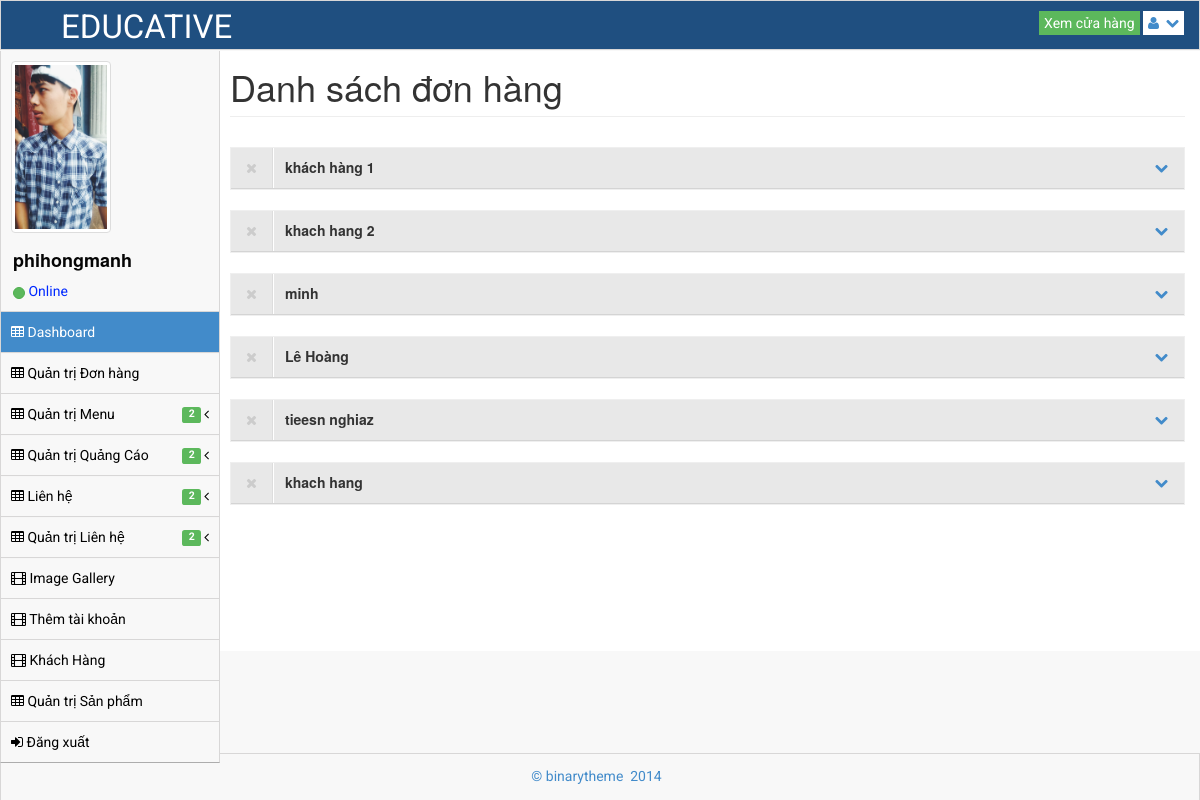
Page /admin/cart-list.php (signed in) on the committed database.
### tables this page shows
CREATE TABLE `register` (
  `iid_register` int(64) NOT NULL,
  `vuser` varchar(128) NOT NULL,
  `vpass` varchar(128) NOT NULL,
  `vname` varchar(128) NOT NULL,
  `vmail` varchar(128) NOT NULL,
  `vava` varchar(128) NOT NULL,
  `vlever` varchar(128) NOT NULL
);

CREATE TABLE `customers` (
  `serial` int(64) NOT NULL,
  `name` varchar(128) NOT NULL,
  `email` varchar(128) NOT NULL,
  `address` varchar(128) NOT NULL,
  `phone` int(64) NOT NULL
);

### admin/cart-list.php (the view, shortened to what this page needs)
<!DOCTYPE html>
<html lang="en">
<head>
    <link rel="stylesheet" href="assets/plugins/bootstrap/css/bootstrap.css"/>
    <link rel="stylesheet" href="assets/css/main.css"/>
    <link rel="stylesheet" href="assets/css/theme.css"/>
    <link rel="stylesheet" href="assets/css/MoneAdmin.css"/>
    <link rel="stylesheet" href="assets/plugins/Font-Awesome/css/font-awesome.css"/>
    <link href="assets/css/jquery-ui.css" rel="stylesheet"/>
</head>
<body class="padTop53 ">
<div id="wrap">
    <?php include('header.php') ?>
    <?php include('sidebar.php') ?>
    <div id="content">
        <div class="inner">
            <div class="row">
                <div class="col-lg-12">
                    <h1 class="page-header">Danh sách đơn hàng</h1>
                </div>
            </div>
            <?php
            include('../host.php');
            mysqli_set_charset($connect, "utf8");
            $sql_td2 = mysqli_query($connect, "SELECT * FROM customers");
            $stt=0;
            while ($row2 = mysqli_fetch_array($sql_td2)) {
                $stt++;
                echo '<div class="row">
                <div class="col-lg-12">
                    <div class="box dark">
                        <header>
                            <div class="icons"><a href="delete_cart.php?serial='.$row2['serial'].'" name="delete_cart"><i class="icon-remove"></i></a></div>
                            <h5>'. $row2['name'] .'</h5>
                            <div class="toolbar">
                                <ul class="nav">
                                    <li>
                                        <a class="accordion-toggle minimize-box collapsed" data-toggle="collapse" href="#div-'.$stt.'">
                                            <i class="icon-chevron-down"></i>
                                        </a>
                                    </li>
                                </ul>
                            </div>
                        </header>
                        <div id="div-'.$stt.'" class="accordion-body body collapse">
                            <div class="form-group">
                                <label class="control-label fix_col col-lg-6">Tên khách hàng: <b>'.$row2['name'].'</b></label>
                                <label class="control-label fix_col col-lg-6">Email: <b>'.$row2['email'].'</b></label>
                                <label class="control-label fix_col col-lg-6">Số điện thoại: <b>'.$row2['phone'].'</b></label>
                                <label class="control-label fix_col col-lg-6">Địa điểm giao hàng: <b>'.$row2['address'].'</b></label>
                            </div>
                            <form action="cart-list.php" method="post">
                                <table class="table table-striped table-bordered table-hover table_cart" id="dataTables-example">
                                    <thead>
                                    <tr>
                                        <th>Tên sản phẩm</th>
                                        <th>Số lượng</th>
                                        <th>Giá bán</th>
                                    </tr>
                                    </thead>
                                    <tbody>';
                                    echo ' </tbody>
                                </table>';
                            echo '</form>';
                        echo '</div>
                    </div>
                </div>
            </div>';
            }
            ?>
        </div>
    </div>
</div>
<div id="footer">
    <p>&copy; binarytheme &nbsp;2014 &nbsp;</p>
</div>
</body>
</html>

### admin/sidebar.php (shortened to what this page needs)
<div id="left" >
    <div class="media user-media well-small">
        <a class="user-link" href="#">
            <img class="media-object img-thumbnail user-img" alt="User Picture" src="<?php
            include('../host.php');
            mysqli_set_charset($connect, "utf8");
            $sql_td = mysqli_query($connect, 'select * from register where vuser="'.$_SESSION['vuser'].'"' );
            while ($row = mysqli_fetch_array($sql_td)) {
                echo $row['vava'];
            }
            ?>" />
        </a>
        <br />
        <div class="media-body">
            <h5 class="media-heading"><?php
                include('../host.php');
                mysqli_set_charset($connect, "utf8");
                $sql_td = mysqli_query($connect, 'select * from register where vuser="'.$_SESSION['vuser'].'"' );
                while ($row = mysqli_fetch_array($sql_td)) {
                    echo $row['vuser'];
                }
                ?></h5>
            <ul class="list-unstyled user-info">
                <li>
                    <a class="btn btn-success btn-xs btn-circle" style="width: 10px;height: 12px;"></a> Online
                </li>
            </ul>
        </div>
        <br />
    </div>
    <ul id="menu" class="collapse">
        <?php
            if(isset($_SESSION['vuser']) && $_SESSION['vlever']==1 ){
                echo '<li class="panel active">
            <a href="index.php" >
                <i class="icon-table"></i> Dashboard
            </a>
        </li>
        <li><a href="cart-list.php"><i class="icon-table"></i> Quản trị Đơn hàng</a></li>
        <li class="panel ">
            <a href="#" data-parent="#menu" data-toggle="collapse" class="accordion-toggle collapsed" data-target="#form-nav">
                <i class="icon-table"></i> Quản trị Menu
                        <span class="pull-right">
                            <i class="icon-angle-left"></i>
                        </span>
                &nbsp; <span class="label label-success">2</span>&nbsp;
            </a>
        </li>
        <li class="panel ">
            <a href="#" data-parent="#menu" data-toggle="collapse" class="accordion-toggle collapsed" data-target="#ads-nav">
                <i class="icon-table"></i> Quản trị Quảng Cáo
                        <span class="pull-right">
                            <i class="icon-angle-left"></i>
                        </span>
                &nbsp; <span class="label label-success">2</span>&nbsp;
            </a>
        </li>
        <li class="panel ">
            <a href="#" data-parent="#menu" data-toggle="collapse" class="accordion-toggle collapsed" data-target="#kh-nav">
                <i class="icon-table"></i> Liên hệ
                        <span class="pull-right">
                            <i class="icon-angle-left"></i>
                        </span>
                &nbsp; <span class="label label-success">2</span>&nbsp;
            </a>
        </li>
        <li class="panel ">
            <a href="#" data-parent="#menu" data-toggle="collapse" class="accordion-toggle collapsed" data-target="#lh-nav">
                <i class="icon-table"></i> Quản trị Liên hệ
                        <span class="pull-right">
                            <i class="icon-angle-left"></i>
                        </span>
                &nbsp; <span class="label label-success">2</span>&nbsp;
            </a>
        </li>
        <li><a href="gallery.php"><i class="icon-film"></i> Image Gallery </a></li>
        <li><a href="add-user.php"><i class="icon-film"></i> Thêm tài khoản </a></li>
        <li><a href="khachhang.php"><i class="icon-film"></i> Khách Hàng </a></li>
        <li><a href="product-list.php"><i class="icon-table"></i> Quản trị Sản phẩm</a></li>
        <li><a href="../logout.php"><i class="icon-signin"></i> Đăng xuất </a></li>';
            }else if(isset($_SESSION['vuser']) && $_SESSION['vlever']==2){
                echo '<li class="panel active">
            <a href="index.php" >
                <i class="icon-table"></i> Dashboard
            </a>
        </li>
        <li><a href="cart-list.php"><i class="icon-table"></i> Quản trị Đơn hàng</a></li>
            <li class="panel ">
            <a href="#" data-parent="#menu" data-toggle="collapse" class="accordion-toggle collapsed" data-target="#form-nav">
                <i class="icon-table"></i> Quản trị Menu
                        <span class="pull-right">
                            <i class="icon-angle-left"></i>
                        </span>
                &nbsp; <span class="label label-success">2</span>&nbsp;
            </a>
            <ul class="collapse" id="form-nav">
                <li class=""><a href="add-menu.php"><i class="icon-angle-right"></i> Thêm mới Menu </a></li>
                <li class=""><a href="menu-list.php"><i class="icon-angle-right"></i> Danh sách Menu </a></li>
            </ul>
        </li>
        <li class="panel ">
            <a href="#" data-parent="#menu" data-toggle="collapse" class="accordion-toggle collapsed" data-target="#ads-nav">
                <i class="icon-table"></i> Quản trị Quảng Cáo
                        <span class="pull-right">
                            <i class="icon-angle-left"></i>
                        </span>
                &nbsp; <span class="label label-success">2</span>&nbsp;
            </a>
            <ul class="collapse" id="ads-nav">
                <li class=""><a href="ads-list.php"><i class="icon-angle-right"></i> Chỉnh sửa Banner Trái </a></li>
                <li class=""><a href="slideshow-list.php"><i class="icon-angle-right"></i> Chỉnh sửa Slideshow </a></li>
            </ul>
        </li>
        <li class="panel ">
            <a href="#" data-parent="#menu" data-toggle="collapse" class="accordion-toggle collapsed" data-target="#kh-nav">
                <i class="icon-table"></i> Quản trị Khách hàng
                        <span class="pull-right">
                            <i class="icon-angle-left"></i>
                        </span>
                &nbsp; <span class="label label-success">2</span>&nbsp;
            </a>
            <ul class="collapse" id="kh-nav">
                <li class=""><a href="contact-list.php"><i class="icon-angle-right"></i> Nhận thông tin mới </a></li>
                <li class=""><a href="send-user-list.php"><i class="icon-angle-right"></i> Khách hàng phản hồi  </a></li>
            </ul>
        </li>
        <li class="panel ">
            <a href="#" data-parent="#menu" data-toggle="collapse" class="accordion-toggle collapsed" data-target="#lh-nav">
                <i class="icon-table"></i> Quản trị Liên hệ
                        <span class="pull-right">
                            <i class="icon-angle-left"></i>
                        </span>
                &nbsp; <span class="label label-success">2</span>&nbsp;
            </a>
            <ul class="collapse" id="lh-nav">
                <li class=""><a href="branch-list.php"><i class="icon-angle-right"></i> Quản lý chi nhánh </a></li>
                <li class=""><a href="send-user-list.php"><i class="icon-angle-right"></i> Khách hàng phản hồi  </a></li>
            </ul>
        </li>
        <li><a href="gallery.php"><i class="icon-film"></i> Image Gallery </a></li>
        <li><a href="product-list.php"><i class="icon-table"></i> Quản trị Sản phẩm</a></li>
        <li><a href="../logout.php"><i class="icon-signin"></i> Đăng xuất </a></li>';
            }else if(isset($_SESSION['vuser']) && $_SESSION['vlever']==3){
                echo '<li class="panel active">
            <a href="index.php" >
                <i class="icon-table"></i> Dashboard
            </a>
        </li>
        <li class="panel ">
            <a href="#" data-parent="#menu" data-toggle="collapse" class="accordion-toggle collapsed" data-target="#ads-nav">
                <i class="icon-table"></i> Quản trị Quảng Cáo
                        <span class="pull-right">
                            <i class="icon-angle-left"></i>
                        </span>
                &nbsp; <span class="label label-success">2</span>&nbsp;
            </a>
            <ul class="collapse" id="ads-nav">
                <li class=""><a href="ads-list.php"><i class="icon-angle-right"></i> Chỉnh sửa Banner Trái </a></li>
                <li class=""><a href="slideshow-list.php"><i class="icon-angle-right"></i> Chỉnh sửa Slideshow </a></li>
            </ul>
        </li>
        <li><a href="gallery.php"><i class="icon-film"></i> Image Gallery </a></li>
        <li><a href="product-list.php"><i class="icon-table"></i> Quản trị Sản phẩm</a></li>
        <li><a href="../logout.php"><i class="icon-signin"></i> Đăng xuất </a></li>';
            }else{
            }
        ?>
    </ul>
</div>

### admin/assets/css/MoneAdmin.css (style rules this page uses)
body { background-color: #f8f8f8; }
.btn-circle { width: 30px; height: 30px; padding: 6px 0; border-radius: 15px; text-align: center; font-size: 12px; line-height: 1.428571429; }

### rows in the picture
register: vava (picture), vuser "phihongmanh"
customers: name "khách hàng 1"
customers: name "khach hang 2"
customers: name "minh"
customers: name "Lê Hoàng"
customers: name "tieesn nghiaz"
customers: name "khach hang"
